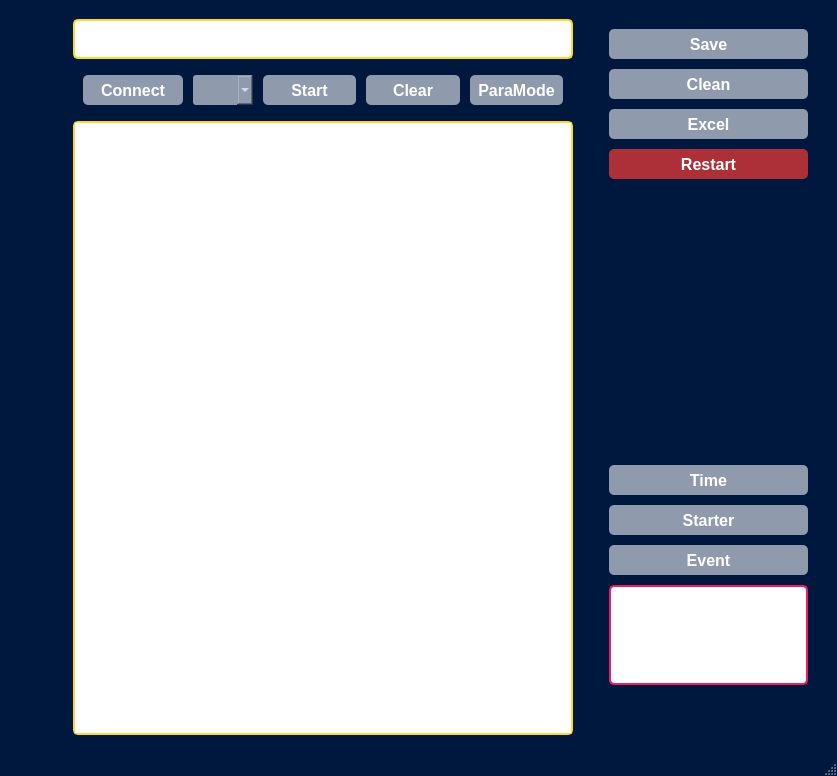
<?xml version="1.0" encoding="UTF-8"?>
<ui version="4.0">
 <class>MainWindow</class>
 <widget class="QMainWindow" name="MainWindow">
  <property name="geometry">
   <rect>
    <x>0</x>
    <y>0</y>
    <width>837</width>
    <height>776</height>
   </rect>
  </property>
  <property name="windowTitle">
   <string>MainWindow</string>
  </property>
  <property name="styleSheet">
   <string notr="true">QMainWindow{
  border-radius: 25px;
 background: #00183d;
/*background: #263238;*/


}



</string>
  </property>
  <widget class="QWidget" name="centralwidget">
   <layout class="QHBoxLayout" name="horizontalLayout">
    <item>
     <spacer name="horizontalSpacer_2">
      <property name="orientation">
       <enum>Qt::Horizontal</enum>
      </property>
      <property name="sizeType">
       <enum>QSizePolicy::Preferred</enum>
      </property>
      <property name="sizeHint" stdset="0">
       <size>
        <width>100</width>
        <height>20</height>
       </size>
      </property>
     </spacer>
    </item>
    <item>
     <layout class="QVBoxLayout" name="verticalLayout_2">
      <property name="leftMargin">
       <number>10</number>
      </property>
      <property name="topMargin">
       <number>10</number>
      </property>
      <property name="rightMargin">
       <number>10</number>
      </property>
      <property name="bottomMargin">
       <number>10</number>
      </property>
      <item>
       <widget class="QLineEdit" name="data_send">
        <property name="minimumSize">
         <size>
          <width>0</width>
          <height>40</height>
         </size>
        </property>
        <property name="font">
         <font>
          <pointsize>12</pointsize>
          <weight>75</weight>
          <bold>true</bold>
         </font>
        </property>
        <property name="styleSheet">
         <string notr="true">QLineEdit{
background: white;
  border-radius: 5px;
  border: 2px solid #fdd835;

}
</string>
        </property>
       </widget>
      </item>
      <item>
       <layout class="QHBoxLayout" name="horizontalLayout_3">
        <property name="spacing">
         <number>10</number>
        </property>
        <property name="leftMargin">
         <number>10</number>
        </property>
        <property name="topMargin">
         <number>10</number>
        </property>
        <property name="rightMargin">
         <number>10</number>
        </property>
        <property name="bottomMargin">
         <number>10</number>
        </property>
        <item>
         <widget class="QPushButton" name="connect_bu">
          <property name="minimumSize">
           <size>
            <width>100</width>
            <height>30</height>
           </size>
          </property>
          <property name="maximumSize">
           <size>
            <width>150</width>
            <height>30</height>
           </size>
          </property>
          <property name="font">
           <font>
            <family>MS Shell Dlg 2</family>
            <pointsize>12</pointsize>
            <weight>75</weight>
            <bold>true</bold>
           </font>
          </property>
          <property name="styleSheet">
           <string notr="true">QPushButton{
  border-radius: 5px;
  background-color: #8f9bad;
  color: white;
}
</string>
          </property>
          <property name="text">
           <string>Connect</string>
          </property>
          <property name="checkable">
           <bool>true</bool>
          </property>
         </widget>
        </item>
        <item>
         <widget class="QComboBox" name="comboBox">
          <property name="minimumSize">
           <size>
            <width>60</width>
            <height>30</height>
           </size>
          </property>
          <property name="maximumSize">
           <size>
            <width>60</width>
            <height>30</height>
           </size>
          </property>
          <property name="styleSheet">
           <string notr="true">QComboBox{
  border-radius:3px;
  background-color: #8f9bad; /* Green */
  color: white;
}</string>
          </property>
         </widget>
        </item>
        <item>
         <widget class="QPushButton" name="send_b">
          <property name="minimumSize">
           <size>
            <width>60</width>
            <height>30</height>
           </size>
          </property>
          <property name="maximumSize">
           <size>
            <width>150</width>
            <height>30</height>
           </size>
          </property>
          <property name="font">
           <font>
            <pointsize>12</pointsize>
            <weight>75</weight>
            <bold>true</bold>
            <kerning>true</kerning>
           </font>
          </property>
          <property name="styleSheet">
           <string notr="true">QPushButton{
  border-radius: 5px;
  background-color: #8f9bad;
  color: white;
}


</string>
          </property>
          <property name="text">
           <string>Start</string>
          </property>
         </widget>
        </item>
        <item>
         <widget class="QPushButton" name="clear_bu">
          <property name="minimumSize">
           <size>
            <width>60</width>
            <height>30</height>
           </size>
          </property>
          <property name="maximumSize">
           <size>
            <width>150</width>
            <height>30</height>
           </size>
          </property>
          <property name="font">
           <font>
            <pointsize>12</pointsize>
            <weight>75</weight>
            <bold>true</bold>
            <kerning>true</kerning>
           </font>
          </property>
          <property name="styleSheet">
           <string notr="true">QPushButton{
  border-radius: 5px;
  background-color: #8f9bad;
  color: white;
}

</string>
          </property>
          <property name="text">
           <string>Clear</string>
          </property>
         </widget>
        </item>
        <item>
         <widget class="QPushButton" name="parameter_bu">
          <property name="minimumSize">
           <size>
            <width>0</width>
            <height>0</height>
           </size>
          </property>
          <property name="maximumSize">
           <size>
            <width>150</width>
            <height>30</height>
           </size>
          </property>
          <property name="font">
           <font>
            <pointsize>12</pointsize>
            <weight>75</weight>
            <bold>true</bold>
            <kerning>true</kerning>
           </font>
          </property>
          <property name="styleSheet">
           <string notr="true">QPushButton{
  border-radius: 5px;
  background-color: #8f9bad;
  color: white;
}

</string>
          </property>
          <property name="text">
           <string>ParaMode</string>
          </property>
         </widget>
        </item>
       </layout>
      </item>
      <item>
       <widget class="QTextEdit" name="terminal">
        <property name="minimumSize">
         <size>
          <width>500</width>
          <height>0</height>
         </size>
        </property>
        <property name="maximumSize">
         <size>
          <width>500</width>
          <height>16777215</height>
         </size>
        </property>
        <property name="font">
         <font>
          <family>Fira Code Medium</family>
          <pointsize>10</pointsize>
         </font>
        </property>
        <property name="styleSheet">
         <string notr="true">QTextEdit{
  border-radius: 5px;
  border: 2px solid #fdd835;

}</string>
        </property>
       </widget>
      </item>
     </layout>
    </item>
    <item>
     <layout class="QHBoxLayout" name="horizontalLayout_2">
      <property name="spacing">
       <number>10</number>
      </property>
      <property name="leftMargin">
       <number>10</number>
      </property>
      <property name="topMargin">
       <number>10</number>
      </property>
      <property name="rightMargin">
       <number>10</number>
      </property>
      <property name="bottomMargin">
       <number>10</number>
      </property>
      <item>
       <spacer name="horizontalSpacer">
        <property name="orientation">
         <enum>Qt::Horizontal</enum>
        </property>
        <property name="sizeType">
         <enum>QSizePolicy::Maximum</enum>
        </property>
        <property name="sizeHint" stdset="0">
         <size>
          <width>40</width>
          <height>20</height>
         </size>
        </property>
       </spacer>
      </item>
      <item>
       <layout class="QVBoxLayout" name="verticalLayout">
        <property name="leftMargin">
         <number>10</number>
        </property>
        <property name="topMargin">
         <number>10</number>
        </property>
        <property name="rightMargin">
         <number>10</number>
        </property>
        <property name="bottomMargin">
         <number>10</number>
        </property>
        <item>
         <widget class="QPushButton" name="save_file">
          <property name="minimumSize">
           <size>
            <width>199</width>
            <height>30</height>
           </size>
          </property>
          <property name="maximumSize">
           <size>
            <width>150</width>
            <height>30</height>
           </size>
          </property>
          <property name="font">
           <font>
            <pointsize>12</pointsize>
            <weight>75</weight>
            <bold>true</bold>
            <kerning>true</kerning>
           </font>
          </property>
          <property name="styleSheet">
           <string notr="true">QPushButton{
  border-radius: 5px;
  background-color: #8f9bad;
  color: white;
}

</string>
          </property>
          <property name="text">
           <string>Save</string>
          </property>
         </widget>
        </item>
        <item>
         <widget class="QPushButton" name="clean_data">
          <property name="minimumSize">
           <size>
            <width>199</width>
            <height>30</height>
           </size>
          </property>
          <property name="maximumSize">
           <size>
            <width>150</width>
            <height>30</height>
           </size>
          </property>
          <property name="font">
           <font>
            <pointsize>12</pointsize>
            <weight>75</weight>
            <bold>true</bold>
            <kerning>true</kerning>
           </font>
          </property>
          <property name="styleSheet">
           <string notr="true">QPushButton{
  border-radius: 5px;
  background-color: #8f9bad;
  color: white;
}

</string>
          </property>
          <property name="text">
           <string>Clean</string>
          </property>
         </widget>
        </item>
        <item>
         <widget class="QPushButton" name="exc_com">
          <property name="minimumSize">
           <size>
            <width>199</width>
            <height>30</height>
           </size>
          </property>
          <property name="maximumSize">
           <size>
            <width>150</width>
            <height>30</height>
           </size>
          </property>
          <property name="font">
           <font>
            <pointsize>12</pointsize>
            <weight>75</weight>
            <bold>true</bold>
            <kerning>true</kerning>
           </font>
          </property>
          <property name="styleSheet">
           <string notr="true">QPushButton{
  border-radius: 5px;
  background-color: #8f9bad;
  color: white;
}

</string>
          </property>
          <property name="text">
           <string>Excel</string>
          </property>
         </widget>
        </item>
        <item>
         <widget class="QPushButton" name="restart_bu">
          <property name="minimumSize">
           <size>
            <width>199</width>
            <height>30</height>
           </size>
          </property>
          <property name="maximumSize">
           <size>
            <width>150</width>
            <height>30</height>
           </size>
          </property>
          <property name="font">
           <font>
            <pointsize>12</pointsize>
            <weight>75</weight>
            <bold>true</bold>
            <kerning>true</kerning>
           </font>
          </property>
          <property name="styleSheet">
           <string notr="true">QPushButton{
  border-radius: 5px;
  background-color: #ad3038;
  color: white;
}</string>
          </property>
          <property name="text">
           <string>Restart</string>
          </property>
         </widget>
        </item>
        <item>
         <spacer name="verticalSpacer">
          <property name="orientation">
           <enum>Qt::Vertical</enum>
          </property>
          <property name="sizeHint" stdset="0">
           <size>
            <width>20</width>
            <height>40</height>
           </size>
          </property>
         </spacer>
        </item>
        <item>
         <widget class="QPushButton" name="set_time_bu">
          <property name="minimumSize">
           <size>
            <width>199</width>
            <height>30</height>
           </size>
          </property>
          <property name="maximumSize">
           <size>
            <width>150</width>
            <height>30</height>
           </size>
          </property>
          <property name="font">
           <font>
            <pointsize>12</pointsize>
            <weight>75</weight>
            <bold>true</bold>
            <kerning>true</kerning>
           </font>
          </property>
          <property name="styleSheet">
           <string notr="true">QPushButton{
  border-radius: 5px;
  background-color: #8f9bad;
  color: white;
}

</string>
          </property>
          <property name="text">
           <string>Time</string>
          </property>
         </widget>
        </item>
        <item>
         <widget class="QPushButton" name="starter_bu">
          <property name="minimumSize">
           <size>
            <width>199</width>
            <height>30</height>
           </size>
          </property>
          <property name="maximumSize">
           <size>
            <width>150</width>
            <height>30</height>
           </size>
          </property>
          <property name="font">
           <font>
            <pointsize>12</pointsize>
            <weight>75</weight>
            <bold>true</bold>
            <kerning>true</kerning>
           </font>
          </property>
          <property name="styleSheet">
           <string notr="true">QPushButton{
  border-radius: 5px;
  background-color: #8f9bad;
  color: white;
}

</string>
          </property>
          <property name="text">
           <string>Starter</string>
          </property>
         </widget>
        </item>
        <item>
         <widget class="QPushButton" name="event_bu">
          <property name="minimumSize">
           <size>
            <width>199</width>
            <height>30</height>
           </size>
          </property>
          <property name="maximumSize">
           <size>
            <width>150</width>
            <height>30</height>
           </size>
          </property>
          <property name="font">
           <font>
            <pointsize>12</pointsize>
            <weight>75</weight>
            <bold>true</bold>
            <kerning>true</kerning>
           </font>
          </property>
          <property name="styleSheet">
           <string notr="true">QPushButton{
  border-radius: 5px;
  background-color: #8f9bad;
  color: white;
}

</string>
          </property>
          <property name="text">
           <string>Event</string>
          </property>
         </widget>
        </item>
        <item>
         <widget class="QLabel" name="label">
          <property name="minimumSize">
           <size>
            <width>160</width>
            <height>100</height>
           </size>
          </property>
          <property name="maximumSize">
           <size>
            <width>16777215</width>
            <height>100</height>
           </size>
          </property>
          <property name="styleSheet">
           <string notr="true">QLabel{
background: white;
  border-radius: 5px;
  border: 2px solid #e91e63;
}</string>
          </property>
          <property name="text">
           <string/>
          </property>
          <property name="pixmap">
           <pixmap>Logo Kompass.webp</pixmap>
          </property>
         </widget>
        </item>
        <item>
         <spacer name="verticalSpacer_2">
          <property name="orientation">
           <enum>Qt::Vertical</enum>
          </property>
          <property name="sizeType">
           <enum>QSizePolicy::Minimum</enum>
          </property>
          <property name="sizeHint" stdset="0">
           <size>
            <width>20</width>
            <height>40</height>
           </size>
          </property>
         </spacer>
        </item>
       </layout>
      </item>
     </layout>
    </item>
    <item>
     <spacer name="horizontalSpacer_3">
      <property name="orientation">
       <enum>Qt::Horizontal</enum>
      </property>
      <property name="sizeType">
       <enum>QSizePolicy::Expanding</enum>
      </property>
      <property name="sizeHint" stdset="0">
       <size>
        <width>20</width>
        <height>20</height>
       </size>
      </property>
     </spacer>
    </item>
   </layout>
  </widget>
  <widget class="QStatusBar" name="statusbar"/>
 </widget>
 <resources/>
 <connections/>
</ui>
